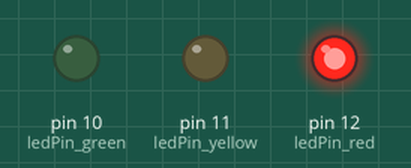
A sketch run on a simulated Arduino Uno, built with avr-gcc and run on an emulated ATmega328P. On the bench: output pins drawn as LEDs (lit = HIGH).

Above: at 2.0 s.
At 4.5 s:
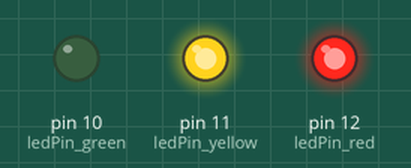
At 6.5 s:
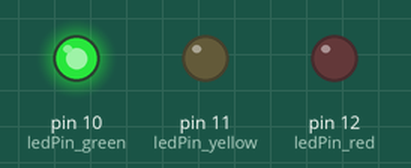
At 8.5 s:
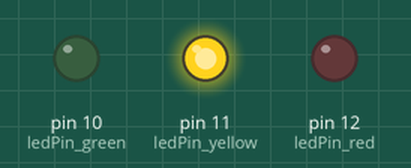
Timing chart, 0 to 11.7 s (numbered marks = the images above):
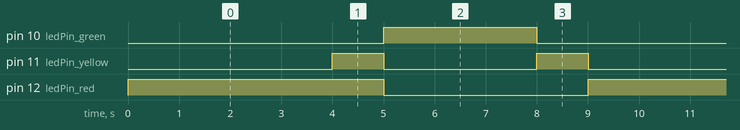

The sketch:

ampel.ino.ino
```cpp
/* authors:
*
*
*  Abderrahmen Rakez
*  Ferdinand Biermann
*  Tilman Rosenlicht
*  Tobias Schaetzle
*
*
*
*/


/* locale variable als macro's
*  entsprechend die PINs Nummer
*/
#define ledPin_red 12
#define ledPin_yellow 11
#define ledPin_green 10

void setup() {
  /*
   * die PINs werden auf output PINs gesetzt.
   */
  pinMode(ledPin_red, OUTPUT);
  pinMode(ledPin_yellow, OUTPUT);
  pinMode(ledPin_green, OUTPUT);

}

void loop() {
   /*
    * Aufgabe 3
    * die LEDs werden zeitlich gesteuert,
    * wie in der Abbildung in der Aufgabe 3 zu sehen ist.
    */
   digitalWrite(ledPin_red, HIGH);
   delay(4000);
   digitalWrite(ledPin_yellow, HIGH);
   delay(1000);
   digitalWrite(ledPin_red, LOW);
   digitalWrite(ledPin_yellow, LOW);
   digitalWrite(ledPin_green, HIGH);
   delay(3000);
   digitalWrite(ledPin_green, LOW);
   digitalWrite(ledPin_yellow, HIGH);
   delay(1000);
   digitalWrite(ledPin_yellow, LOW);
}
```

Measured:
- by itself, pin 10 (ledPin_green): alternates HIGH for 3.0 s and LOW for 6.0 s
- by itself, pin 11 (ledPin_yellow): repeats every 9.0 s: LOW 3.0 s, HIGH 1.0 s, LOW 4.0 s, HIGH 1.0 s
- by itself, pin 12 (ledPin_red): alternates HIGH for 5.0 s and LOW for 4.0 s
